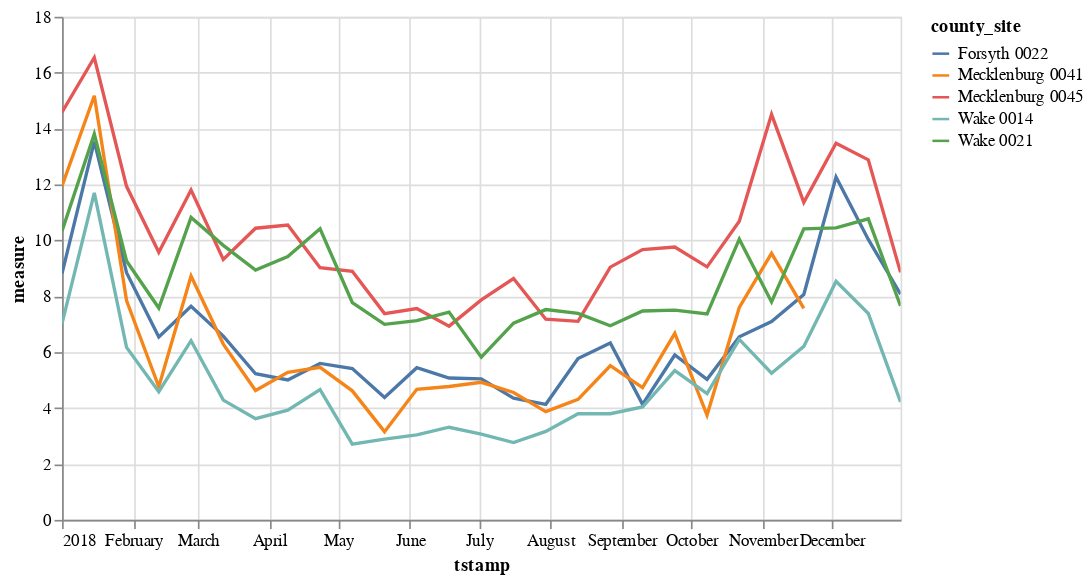

Notebook code cell kept with this figure:
### Code cell
df.sort(
    'tstamp'
).group_by_dynamic(
    'tstamp', 
    every='2w',
    group_by=['county','site']
).agg(
    pl.col('measure').mean()
).with_columns(
    county_site = pl.concat_str([pl.col('county'), pl.col('site')], separator=' '),
).plot.line(
    x = alt.X('tstamp:T'),
    y = 'measure:Q',
    color = 'county_site:N'
).properties(
    width=500
)

### Figure 1 — Vega-Lite specification as saved in the notebook (floating-point values rounded to 4 significant figures; data arrays with more than 128 entries replaced by an {"elided": "..."} marker saying what was removed)
{"config": {"view": {"continuousWidth": 300, "continuousHeight": 300}}, "data": {"name": "data-e0f0b690716eba946acdf419d088647e"}, "mark": {"type": "line", "tooltip": true}, "encoding": {"color": {"field": "county_site", "type": "nominal"}, "x": {"field": "tstamp", "type": "temporal"}, "y": {"field": "measure", "type": "quantitative"}}, "params": [{"name": "param_4", "select": {"type": "interval", "encodings": ["x", "y"]}, "bind": "scales"}], "width": 500, "$schema": "https://vega.github.io/schema/vega-lite/v5.20.1.json", "datasets": {"data-e0f0b690716eba946acdf419d088647e": {"elided": "132 records"}}}
